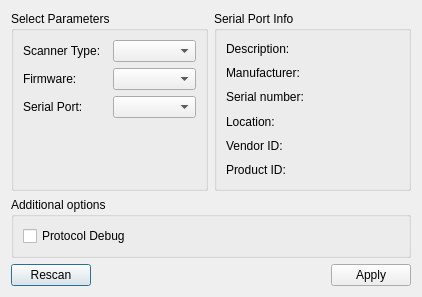
<?xml version="1.0" encoding="UTF-8"?>
<ui version="4.0">
 <class>SettingsDialog</class>
 <widget class="QDialog" name="SettingsDialog">
  <property name="geometry">
   <rect>
    <x>0</x>
    <y>0</y>
    <width>422</width>
    <height>297</height>
   </rect>
  </property>
  <property name="windowTitle">
   <string>Settings</string>
  </property>
  <layout class="QGridLayout" name="gridLayout_3">
   <item row="0" column="0">
    <widget class="QGroupBox" name="parametersBox">
     <property name="title">
      <string>Select Parameters</string>
     </property>
     <layout class="QGridLayout" name="gridLayout_2">
      <item row="0" column="0">
       <widget class="QLabel" name="scannerTypeLabel">
        <property name="text">
         <string>Scanner Type:</string>
        </property>
       </widget>
      </item>
      <item row="0" column="1">
       <widget class="QComboBox" name="scannerTypeListBox"/>
      </item>
      <item row="2" column="0">
       <widget class="QLabel" name="serialPortLabel">
        <property name="text">
         <string>Serial Port:</string>
        </property>
       </widget>
      </item>
      <item row="2" column="1">
       <widget class="QComboBox" name="serialPortInfoListBox"/>
      </item>
      <item row="3" column="0" colspan="2">
       <spacer name="verticalSpacer">
        <property name="orientation">
         <enum>Qt::Vertical</enum>
        </property>
        <property name="sizeHint" stdset="0">
         <size>
          <width>20</width>
          <height>40</height>
         </size>
        </property>
       </spacer>
      </item>
      <item row="1" column="0">
       <widget class="QLabel" name="firmwareLabel">
        <property name="text">
         <string>Firmware:</string>
        </property>
       </widget>
      </item>
      <item row="1" column="1">
       <widget class="QComboBox" name="firmwareListBox"/>
      </item>
     </layout>
    </widget>
   </item>
   <item row="0" column="1">
    <widget class="QGroupBox" name="selectBox">
     <property name="title">
      <string>Serial Port Info</string>
     </property>
     <layout class="QGridLayout" name="gridLayout">
      <item row="1" column="0">
       <widget class="QLabel" name="descriptionLabel">
        <property name="text">
         <string>Description:</string>
        </property>
       </widget>
      </item>
      <item row="2" column="0">
       <widget class="QLabel" name="manufacturerLabel">
        <property name="text">
         <string>Manufacturer:</string>
        </property>
       </widget>
      </item>
      <item row="3" column="0">
       <widget class="QLabel" name="serialNumberLabel">
        <property name="text">
         <string>Serial number:</string>
        </property>
       </widget>
      </item>
      <item row="4" column="0">
       <widget class="QLabel" name="locationLabel">
        <property name="text">
         <string>Location:</string>
        </property>
       </widget>
      </item>
      <item row="5" column="0">
       <widget class="QLabel" name="vidLabel">
        <property name="text">
         <string>Vendor ID:</string>
        </property>
       </widget>
      </item>
      <item row="6" column="0">
       <widget class="QLabel" name="pidLabel">
        <property name="text">
         <string>Product ID:</string>
        </property>
       </widget>
      </item>
     </layout>
    </widget>
   </item>
   <item row="2" column="0" colspan="2">
    <layout class="QHBoxLayout" name="horizontalLayout">
     <item>
      <widget class="QPushButton" name="rescanButton">
       <property name="text">
        <string>Rescan</string>
       </property>
      </widget>
     </item>
     <item>
      <spacer name="horizontalSpacer">
       <property name="orientation">
        <enum>Qt::Horizontal</enum>
       </property>
       <property name="sizeHint" stdset="0">
        <size>
         <width>96</width>
         <height>20</height>
        </size>
       </property>
      </spacer>
     </item>
     <item>
      <widget class="QPushButton" name="applyButton">
       <property name="text">
        <string>Apply</string>
       </property>
      </widget>
     </item>
    </layout>
   </item>
   <item row="1" column="0" colspan="2">
    <widget class="QGroupBox" name="additionalOptionsGroupBox">
     <property name="title">
      <string>Additional options</string>
     </property>
     <layout class="QVBoxLayout" name="verticalLayout">
      <item>
       <widget class="QCheckBox" name="protocolDebugCheckBox">
        <property name="enabled">
         <bool>true</bool>
        </property>
        <property name="text">
         <string>Protocol Debug</string>
        </property>
        <property name="checked">
         <bool>false</bool>
        </property>
       </widget>
      </item>
     </layout>
    </widget>
   </item>
  </layout>
 </widget>
 <resources/>
 <connections/>
</ui>
